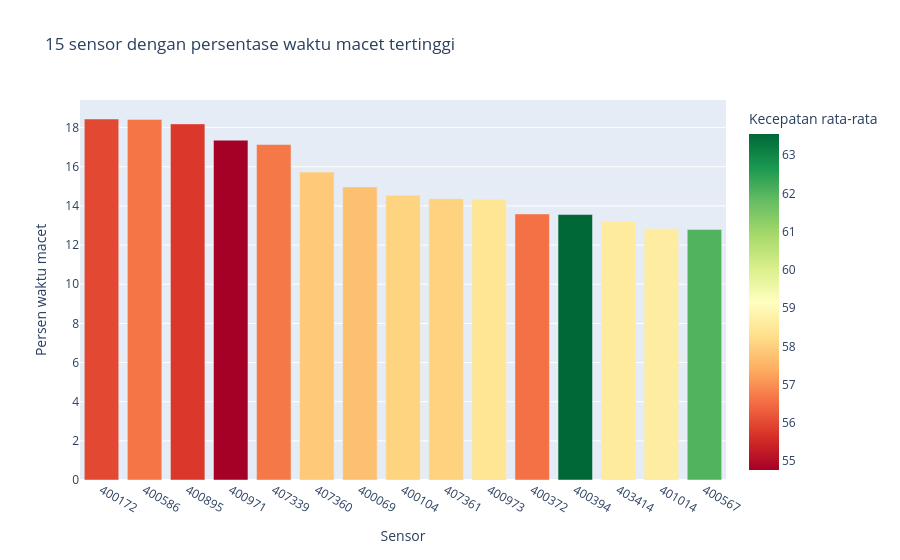

Notebook cell for this chart:
### Markdown cell above
## Visualisasi 8: Sensor Paling Sering Macet (Bar Chart)

Lima belas sensor dengan persentase waktu macet (< 40 mph) tertinggi, diambil dari tabel per sensor pada Visualisasi 6.

### Code cell
top_macet = per_sensor.sort('persen_macet', descending=True).head(15).with_columns(pl.col('sensor_id').cast(pl.Utf8))

fig8 = px.bar(
    top_macet, x='sensor_id', y='persen_macet', color='kecepatan_rata', color_continuous_scale='RdYlGn',
    title='15 sensor dengan persentase waktu macet tertinggi',
    labels={'sensor_id': 'Sensor', 'persen_macet': 'Persen waktu macet', 'kecepatan_rata': 'Kecepatan rata-rata'},
)
fig8.update_xaxes(type='category')
fig8.show()
top_macet.select('sensor_id', 'persen_macet', 'kecepatan_rata', 'latitude', 'longitude').head(5)

### Figure 1 — Plotly figure (JSON) as saved in the notebook; plotly's stock layout.template omitted (floating-point values rounded to 4 significant figures)
{"data": [{"hovertemplate": "Sensor=%{x}<br>Persen waktu macet=%{y}<br>Kecepatan rata-rata=%{marker.color}<extra></extra>", "legendgroup": "", "marker": {"color": [56.0, 56.63, 55.76, 54.77, 56.67, 57.88, 57.72, 58.08, 58.04, 58.44, 56.57, 63.55, 58.58, 58.64, 62.02], "coloraxis": "coloraxis", "pattern": {"shape": ""}}, "name": "", "orientation": "v", "showlegend": false, "textposition": "auto", "type": "bar", "x": ["400172", "400586", "400895", "400971", "407339", "407360", "400069", "400104", "407361", "400973", "400372", "400394", "403414", "401014", "400567"], "xaxis": "x", "y": [18.44, 18.42, 18.19, 17.36, 17.14, 15.73, 14.97, 14.55, 14.37, 14.34, 13.59, 13.56, 13.22, 12.85, 12.8], "yaxis": "y"}], "layout": {"barmode": "relative", "coloraxis": {"autocolorscale": false, "colorbar": {"title": {"text": "Kecepatan rata-rata"}}, "colorscale": [[0, "rgb(165,0,38)"], [0.1, "rgb(215,48,39)"], [0.2, "rgb(244,109,67)"], [0.3, "rgb(253,174,97)"], [0.4, "rgb(254,224,139)"], [0.5, "rgb(255,255,191)"], [0.6, "rgb(217,239,139)"], [0.7, "rgb(166,217,106)"], [0.8, "rgb(102,189,99)"], [0.9, "rgb(26,152,80)"], [1, "rgb(0,104,55)"]]}, "legend": {"tracegroupgap": 0}, "title": {"text": "15 sensor dengan persentase waktu macet tertinggi"}, "xaxis": {"anchor": "y", "domain": [0, 1], "title": {"text": "Sensor"}, "type": "category"}, "yaxis": {"anchor": "x", "domain": [0, 1], "title": {"text": "Persen waktu macet"}}}}
